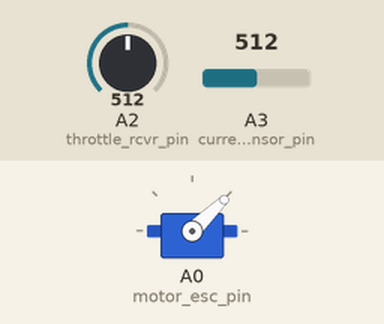
The sketch below on a simulated Arduino Uno, built with avr-gcc and run on an emulated ATmega328P. Shown: servo. The test bench sets the inputs (shaded band); at power-on: A3 (current_sensor_pin) = 512, A2 (throttle_rcvr_pin) = 512. What the sketch prints to the serial monitor is not drawn.

Above: at 1.1 s.
At 8.2 s:
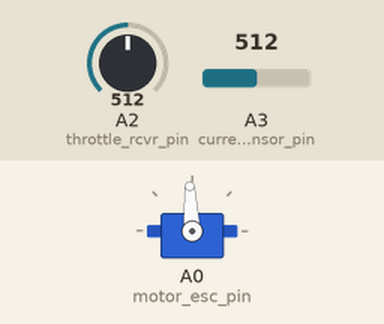
8.3 s: A3 (current_sensor_pin) set to 546
11.3 s: A3 (current_sensor_pin) set to 511
Timing chart, 0 to 14.3 s (numbered marks = the images above; inputs shaded):
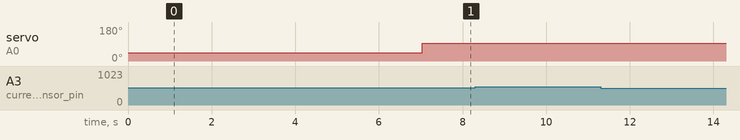

The sketch:

friday2601.ino
```cpp
#include <Servo.h>

Servo motor;

// Pins Connected -------------------------------
int motor_esc_pin = A0;     // Reading PWM Throttle
int throttle_rcvr_pin = A2; // Reading PWM Throttle
int current_sensor_pin = A3;   // Reading Current Sensor


// Variables ------------------------------------

// Variables to store pulse width and throttle position
unsigned int pulse_width;
unsigned int throttle_value;

// Current Sensor
int current_adc_reading = 0;
float current_value = 0;
float current_offset = 0;

// Control Variables
float TARGET_CURRENT = 3;     // [A]
float CENTER_THROTTLE_POS = 1500.0; // [us]
float Kp = 0;
float Kd = 0;
float Ki = 0;
float error = 0;
float error_prev = 0;
float error_sum = 0;
unsigned long time_now = millis();
unsigned long time_before = millis();

float pid_p = 0;
float pid_d = 0;
float pid_i = 0;

bool first_run_flag = true;


// Setup ----------------------------------------

void setup(){

  // Serial Configuration
  Serial.begin(115200); delay(1000);

  // Motor Configuration
  motor.attach(motor_esc_pin);
  motor.writeMicroseconds(1000);
  delay(2000);

  // Current Sensor Configuration
  current_offset = calculateCurrentOffset(200);
  delay(2000);

}

// Loop -----------------------------------------

void loop(){

    // Time
    time_now = millis();


    // READING PWM THROTTLE --------------------------

    // Read pulse width from the throttle channel
    // pulse_width = pulseIn(throttle_rcvr_pin, HIGH);+++++++++++++
    // throttle_value = map(pulse_width, 1000, 2000, 1000, 2000);

    // Read Throttle from potentiometer
    throttle_value = map(analogRead(throttle_rcvr_pin), 0, 1023, 1000, 1500);


    // READING CURRENT SENSOR ------------------------

    current_adc_reading = analogRead(current_sensor_pin); //Raw data reading // 0 -> 1023
    current_value = (float(current_adc_reading)-512)* 5/1024 / 0.04 - current_offset; //0.04V/A -->[A]


    // CONTROL ---------------------------------------
    error = TARGET_CURRENT - current_value;
    error_sum += error;
    pid_p = Kp * error;
    pid_d = Kd * (error - error_prev) / (time_now - time_before);
    pid_i = Ki * error_sum;

    throttle_value = CENTER_THROTTLE_POS + pid_p + pid_d + pid_i;
    throttle_value = constrain(throttle_value, 1000, 2000);

    // Writing PWM to motor
    motor.writeMicroseconds(int(throttle_value));


    // PRINTING VALUES --------------------------------
    printDebugStatements(2);
    // Serial.print("DG 5 = "); Serial.println(analogRead(A7));


    time_before = time_now;
    error_prev = error;
}


void printDebugStatements(int mode){
  if (mode == 1){
    //if first time, print header, else print values
    if(first_run_flag){
      Serial.print("Time,");
      Serial.print("PWM,"); Serial.print("Throttle,");
      Serial.print("Current,"); Serial.print("Error,");
      Serial.print("PID_P,"); Serial.print("PID_D,"); Serial.print("PID_I,"); Serial.print("PID");
      Serial.println();
      first_run_flag = false;
    }
    else {
      Serial.print(time_now); Serial.print(",");
      Serial.print(pulse_width); Serial.print(",");
      Serial.print(throttle_value); Serial.print(",");
      Serial.print(current_value); Serial.print(",");
      Serial.print(error); Serial.print(",");
      Serial.print(pid_p); Serial.print(",");
      Serial.print(pid_d); Serial.print(",");
      Serial.print(pid_i); Serial.print(",");
      Serial.print(pid_p + pid_d + pid_i);
      Serial.println();
    }
  }
  else if (mode == 2){
    Serial.print("PWM: "); Serial.print(pulse_width);
    Serial.print(" | Throttle: "); Serial.print(throttle_value);
    Serial.print(" | Current: "); Serial.print(current_value); Serial.print(" A");
    Serial.print(" | Error: "); Serial.print(error);
    Serial.print(" | PID_P: "); Serial.print(pid_p);
    Serial.print(" | PID_D: "); Serial.print(pid_d);
    Serial.print(" | PID_I: "); Serial.print(pid_i);
    Serial.print(" | PID: "); Serial.print(pid_p + pid_d + pid_i);
    Serial.println();
    Serial.println(current_value);
  }
}


float calculateCurrentOffset(int numOfSamples){
  Serial.println("Calculating Current Offset...");

  float sum = 0;
  for(int i = 0; i < numOfSamples; i++){
    sum += (float(analogRead(current_sensor_pin))-512)* 5/1024 / 0.04;;
    delay(10);
  }
  float currentOffset = sum / numOfSamples;

  Serial.print("Current Offset: "); Serial.println(currentOffset);
  return currentOffset;
}
```
